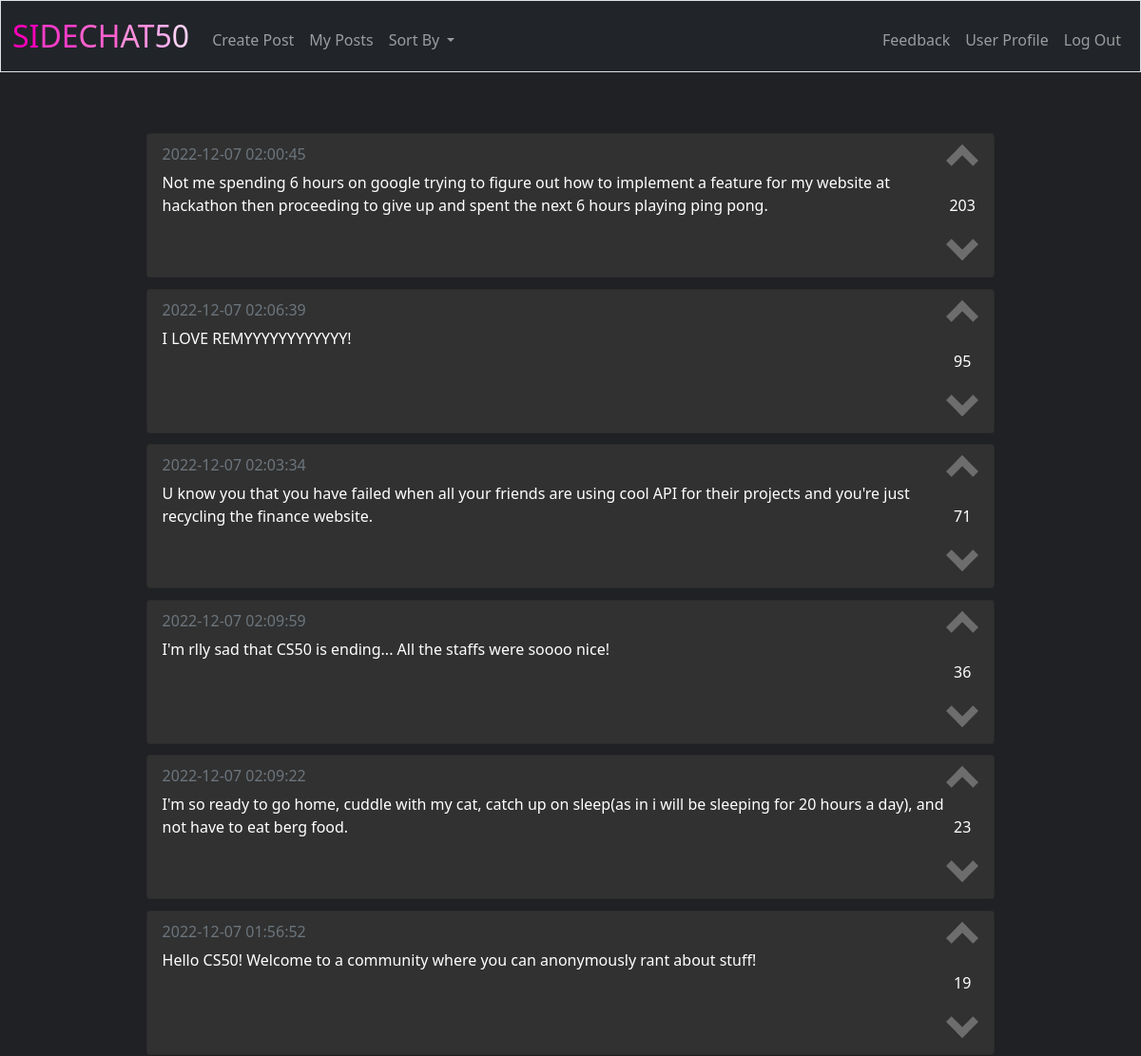
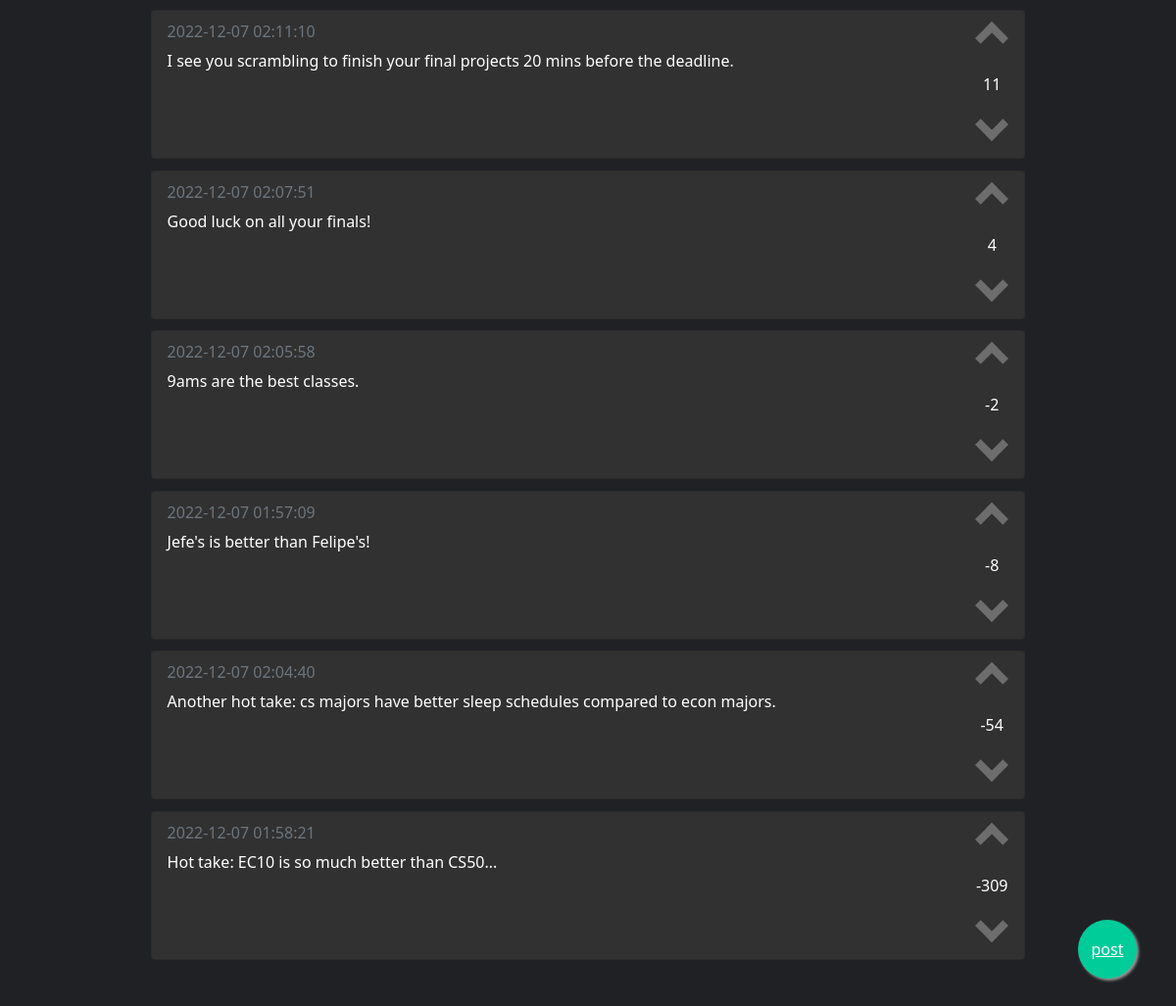
The page /top (signed in) on the database its author committed (2 pictures, top to bottom).
### tables this page shows
CREATE TABLE posts (id INTEGER PRIMARY KEY AUTOINCREMENT NOT NULL, user_id INTEGER NOT NULL, post TEXT NOT NULL, 'time' DATETIME NOT NULL DEFAULT CURRENT_TIMESTAMP, likes INTEGER NOT NULL DEFAULT(0), FOREIGN KEY(user_id) REFERENCES users(id));

### app.py (the view)
@app.route("/top")
@login_required
def top():
    id = session["user_id"]
    posts = db.execute("SELECT * FROM posts ORDER BY likes DESC")
    liked = db.execute("SELECT post_id FROM liked WHERE user_id = ?", id)
    disliked = db.execute("SELECT post_id FROM disliked WHERE user_id = ?", id)
    likes = []
    dislikes = []
    for post in liked:
        likes.append(post["post_id"])
    for post in disliked:
        dislikes.append(post["post_id"])
    return render_template("index.html", posts=posts, likes=likes, dislikes=dislikes)

### app.py (called while the page is built)
@app.after_request
def after_request(response):
    response.headers["Cache-Control"] = "no-cache, no-store, must-revalidate"
    response.headers["Expires"] = 0
    response.headers["Pragma"] = "no-cache"
    return response

### helpers.py (called while the page is built)
def login_required(f):
    @wraps(f)
    def decorated_function(*args, **kwargs):
        if session.get("user_id") is None:
            return redirect("/login")
        return f(*args, **kwargs)
    return decorated_function

### templates/index.html (shortened to what this page needs)
{% extends "layout.html" %}
{% block main %}
<div class="container">
    {% for post in posts %}
    <div class="card">
        <div class="card-body" style="display: block;">
            <div class="split-left">
                <h6 class="card-subtitle mb-2 text-muted" style="text-align: left; color: rgb(201, 201, 201);">{{ post["time"] }}</h6>
                <p class="card-text" style="text-align: left;">{{ post["post"] }}</p>
            </div>
            <div class="split-right">
                {% if post["id"] in likes %}
                <span onclick="like({{post.id}}, {{session['user_id']}})" id="like{{post.id}}" class="arrow up on "></span>
                {% else %}
                <span onclick="like({{post.id}}, {{session['user_id']}})" id="like{{post.id}}" class="arrow up"></span>
                {% endif %}
                <div id="counter{{post.id}}" style="margin-top: 50%; margin-bottom: 50%;">{{ post["likes"] }}</div>
                {% if post["id"] in dislikes %}
                <span onclick="dislike({{post.id}}, {{session['user_id']}})" id="dislike{{post.id}}" class="arrow down on"></span>
                {% else %}
                <span onclick="dislike({{post.id}}, {{session['user_id']}})" id="dislike{{post.id}}" class="arrow down"></span>
                {% endif %}
            </div>
        </div>
    </div>
    {% endfor %}
</div>
<a href="/post" class="float">
    <p class="icon">post</p>
</a>
{% endblock %}

### static/styles.css (style rules this page uses)
body { background-color: #202124; color: rgb(255, 255, 255); }
.float { position:fixed; width:60px; height:60px; bottom:40px; right:40px; background-color:#0C9; color:#FFF; border-radius:50px; text-align:center; box-shadow: 2px 2px 3px #999; }
.icon { display:flex; align-items:center; justify-content:center; height: 100%; color:white; }
.container { margin-left: auto; margin-right: auto; margin-top: 2vh; }
.card { background-color: rgb(49, 49, 49); width: 80%; margin: 1% 10% 1%; }
.arrow { border: solid rgb(109, 109, 109); border-width: 0 1vh 1vh 0; display: inline-block; padding: 1vh; cursor: pointer; }
.up { transform: rotate(-135deg); -webkit-transform: rotate(-135deg); }
.down { transform: rotate(45deg); -webkit-transform: rotate(45deg); }
.split-left { width: 96%; float: left; display: inline-block; }
.split-right { width:4%; float: left; display: inline-block; }

### rows shown on the page
posts: time "2022-12-07 02:00:45", post "Not me spending 6 hours on google trying to figure out how to implement a feature for my website at hackathon then proceeding to give up and spent the next 6 hours playing ping pong.", likes "203"
posts: time "2022-12-07 02:06:39", post "I LOVE REMYYYYYYYYYYYY!", likes "95"
posts: time "2022-12-07 02:03:34", post "U know you that you have failed when all your friends are using cool API for their projects and you're just recycling the finance website.", likes "71"
posts: time "2022-12-07 02:09:59", post "I'm rlly sad that CS50 is ending... All the staffs were soooo nice!", likes "36"
posts: time "2022-12-07 02:09:22", post "I'm so ready to go home, cuddle with my cat, catch up on sleep(as in i will be sleeping for 20 hours a day), and not have to eat berg food.", likes "23"
posts: time "2022-12-07 01:56:52", post "Hello CS50! Welcome to a community where you can anonymously rant about stuff!", likes "19"
posts: time "2022-12-07 02:11:10", post "I see you scrambling to finish your final projects 20 mins before the deadline.", likes "11"
posts: time "2022-12-07 02:07:51", post "Good luck on all your finals!", likes "4"
posts: time "2022-12-07 02:05:58", post "9ams are the best classes.", likes "-2"
posts: time "2022-12-07 01:57:09", post "Jefe's is better than Felipe's!", likes "-8"
posts: time "2022-12-07 02:04:40", post "Another hot take: cs majors have better sleep schedules compared to econ majors.", likes "-54"
posts: time "2022-12-07 01:58:21", post "Hot take: EC10 is so much better than CS50...", likes "-309"
